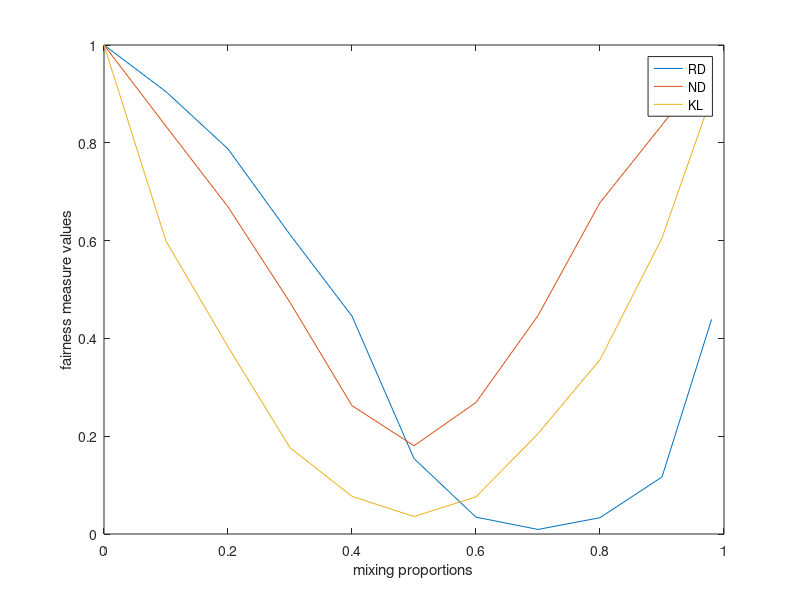

MATLAB code to generate this figure:
% results from RD calculations from runSyntheticExp.py with rRD as argument
% in main
RD =[1	0.904515056	0.78750923	0.612285175	0.445511225	0.154250852	0.034493535	0.009290135	0.0333494	0.116675336	0.439051186];
% results from RD calculations from runSyntheticExp.py with rND as argument
% in main
ND = [1	0.83386858	0.668981224	0.473577353	0.262483372	0.180440216	0.268986561	0.446569552	0.677643356	0.836407552	0.96739292];
% results from RD calculations from runSyntheticExp.py with rKL as argument
% in main
KL =[1	0.598919355	0.382994925	0.176479792	0.07692079	0.035710427	0.07602358	0.205086106	0.356464439	0.605287804	0.894524371];
X = [0.0 0.1 0.2 0.3 0.4 0.5 0.6 0.7 0.8 0.9 0.98];
% Plot the data
plot(X,RD,X,ND,X,KL);
legend('RD','ND','KL');
xlabel('mixing proportions');
ylabel('fairness measure values');
